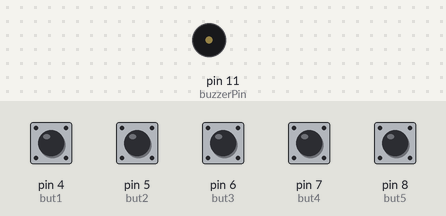
A sketch run on a simulated Arduino Uno, built with avr-gcc and run on an emulated ATmega328P. On the bench: buzzer (waves = sounding). Inputs (shaded band) come from the test bench; at power-on: pin 4 (but1), pin 5 (but2), pin 6 (but3), pin 7 (but4), pin 8 (but5) HIGH.

Above: at 1.2 s.
1.3 s: pin 4 (but1) pulled LOW for 0.15 s
At 1.38 s:
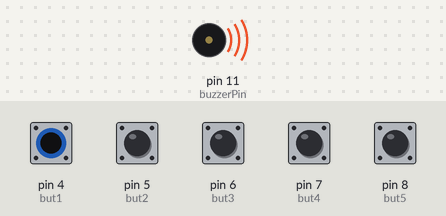
Timing chart, 0 to 4.3 s (numbered marks = the images above; inputs shaded):
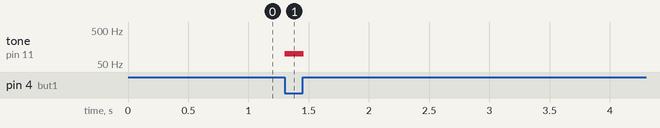

The sketch:

Tiny_buzzer_piano.ino
```cpp
//A program that makes the arduino into a tiny piano with a piezo buzzer.
//It can be easily scaled by adding or removing buttons.

//define buzzer & button pins.
const int buzzerPin = 11;
const int but1 = 4;
const int but2 = 5;
const int but3 = 6;
const int but4 = 7;
const int but5 = 8;

void setup() {

  //set inputs and outputs
  pinMode(buzzerPin, OUTPUT);
  pinMode(but1, INPUT_PULLUP);
  pinMode(but2, INPUT_PULLUP);
  pinMode(but3, INPUT_PULLUP);
  pinMode(but4, INPUT_PULLUP);
  pinMode(but5, INPUT_PULLUP);

}

void loop() {

  //if button 1 is pressed, then 100hz signal to buzzer.
  //same principle for all buzzers

  //tone(pin, freq. in hz., duration)
  if (digitalRead(but1) == LOW){
    tone(buzzerPin, 100, 10);
  }

  if (digitalRead(but2) == LOW){
    tone(buzzerPin, 200, 10);
  }

  if (digitalRead(but3) == LOW){
    tone(buzzerPin, 300, 10);
  }

  if (digitalRead(but4) == LOW){
    tone(buzzerPin, 400, 10);
  }

  if (digitalRead(but5) == LOW){
    tone(buzzerPin, 500, 10);
  }

}
```

Measured:
- after the input at 1.3 s, tone on pin 11 (buzzerPin): silent → 100 Hz at once, → silent 0.16 s later
